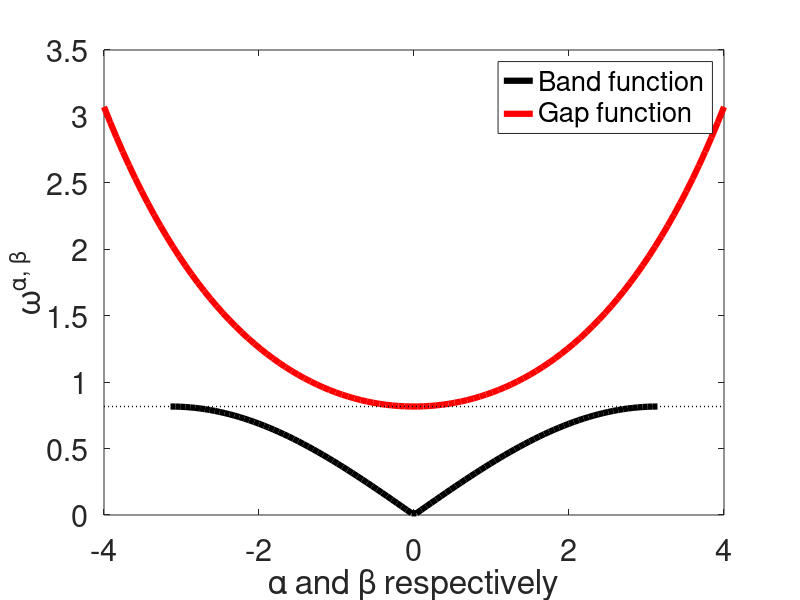

This chart was generated by the following MATLAB code:
%{
    ---------------------------------------------------------
    Author(s):    [Erik Orvehed HILTUNEN , Yannick DE BRUIJN]
    Date:         [November 2024]
    Description:  [Subwavelength Spectral Plot for a 1D resonator Chain]
    ---------------------------------------------------------
%}

% Objective:
%   Generate a spectral plot for a resonator chain. 
%   A complete derivation of the formula used in this implementation 
%   can be found in arXiv:2409.14537.


% --- Set the parameters ---
    delta = 0.1;        % Contrast (jump of the normal derivative)
    s_1   = 0.6;        % Spacing between the resonators
    N_points = 100;     % Discretisation points used in plot

% --- Define the Bandfunctions in the subwavelength regime ---
    f_1 = @(x) sqrt(delta * (2 / s_1) * (1 - cos(x)));
    f_2 = @(x) sqrt(delta * (2 / s_1) * (1 + cosh(x)));

% --- Define the range for x ---
    x_range = linspace(-pi, pi, N_points);         % First Brillouin zone
    beta_range_2 = linspace(-4, 4, N_points);      % Real numbers

% --- Evaluate the functions on the grid ---
    y_values_1 = real(f_1(x_range));               % Real band 
    y_values_2 = real(f_2(beta_range_2));          % Complex band 

% --- Plotting the spectral Bands ---
    figure;
    lw = 4.5;   % Linewidth
    fs = 18;    % Fontsize
    
    % Plotting of the Bands
    plot(x_range, y_values_1, 'k', 'LineWidth', lw);
    hold on;
    pbaspect([8 6 1]); % Set the ratio to 10:6
    plot(beta_range_2, y_values_2, 'r', 'LineWidth', lw);
    
    % Horizontal lines separating the Band and Bandgap
    y_val = f_1(pi);
    line([-4, 4], [y_val, y_val], 'Color', 'k', 'LineStyle', ':', 'LineWidth', 1);
    
    % Adding labels, legend and ticks
    xlabel('\alpha and \beta respectively', 'FontSize', fs);
    ylabel('\omega^{\alpha, \beta}', 'FontSize', fs);
    legend('Band function', 'Gap function', 'Location', 'northeast', 'FontSize', fs+2);
    set(gca, 'FontSize', fs+4); 
    saveas(gcf, 'Band_1D_Single.pdf');
    hold off;
